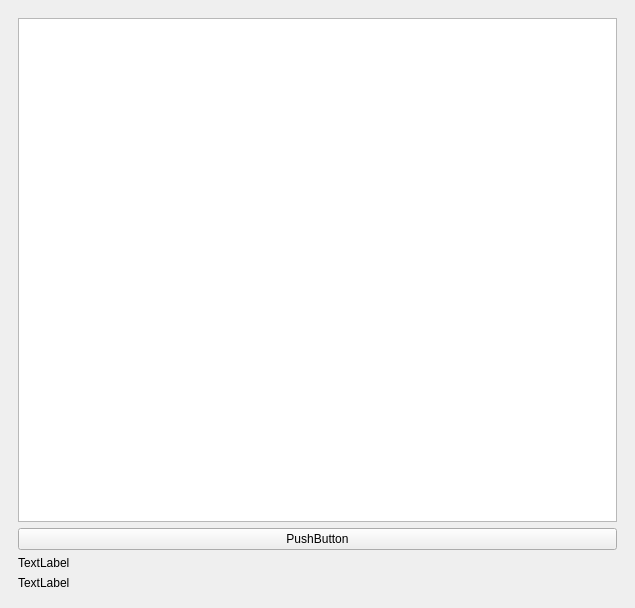
<?xml version="1.0" encoding="UTF-8"?>
<ui version="4.0">
 <class>MainWindow</class>
 <widget class="QMainWindow" name="MainWindow">
  <property name="geometry">
   <rect>
    <x>0</x>
    <y>0</y>
    <width>635</width>
    <height>608</height>
   </rect>
  </property>
  <property name="cursor">
   <cursorShape>ArrowCursor</cursorShape>
  </property>
  <property name="windowTitle">
   <string>MainWindow</string>
  </property>
  <widget class="QWidget" name="centralwidget">
   <property name="sizePolicy">
    <sizepolicy hsizetype="Preferred" vsizetype="Preferred">
     <horstretch>0</horstretch>
     <verstretch>0</verstretch>
    </sizepolicy>
   </property>
   <property name="maximumSize">
    <size>
     <width>20000</width>
     <height>20000</height>
    </size>
   </property>
   <layout class="QVBoxLayout" name="verticalLayout_2">
    <item>
     <widget class="QWidget" name="widget" native="true">
      <layout class="QVBoxLayout" name="verticalLayout">
       <item>
        <widget class="QTextEdit" name="textEdit">
         <property name="enabled">
          <bool>true</bool>
         </property>
         <property name="maximumSize">
          <size>
           <width>600</width>
           <height>600</height>
          </size>
         </property>
         <property name="cursor" stdset="0">
          <cursorShape>ArrowCursor</cursorShape>
         </property>
        </widget>
       </item>
       <item>
        <widget class="QPushButton" name="pushButton">
         <property name="text">
          <string>PushButton</string>
         </property>
        </widget>
       </item>
       <item>
        <widget class="QLabel" name="label">
         <property name="text">
          <string>TextLabel</string>
         </property>
        </widget>
       </item>
       <item>
        <widget class="QLabel" name="label_2">
         <property name="text">
          <string>TextLabel</string>
         </property>
        </widget>
       </item>
      </layout>
     </widget>
    </item>
   </layout>
  </widget>
 </widget>
 <resources/>
 <connections/>
</ui>
